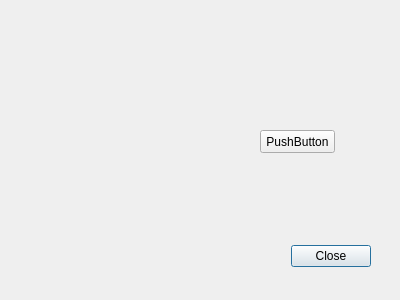
<?xml version="1.0" encoding="UTF-8"?>
<ui version="4.0">
 <class>Ascii</class>
 <widget class="QDialog" name="Ascii">
  <property name="geometry">
   <rect>
    <x>0</x>
    <y>0</y>
    <width>400</width>
    <height>300</height>
   </rect>
  </property>
  <property name="windowTitle">
   <string>Dialog</string>
  </property>
  <widget class="QDialogButtonBox" name="buttonBox">
   <property name="geometry">
    <rect>
     <x>30</x>
     <y>240</y>
     <width>341</width>
     <height>32</height>
    </rect>
   </property>
   <property name="orientation">
    <enum>Qt::Horizontal</enum>
   </property>
   <property name="standardButtons">
    <set>QDialogButtonBox::Close</set>
   </property>
  </widget>
  <widget class="QPushButton" name="pushButton">
   <property name="geometry">
    <rect>
     <x>260</x>
     <y>130</y>
     <width>75</width>
     <height>23</height>
    </rect>
   </property>
   <property name="text">
    <string>PushButton</string>
   </property>
  </widget>
 </widget>
 <resources/>
 <connections>
  <connection>
   <sender>buttonBox</sender>
   <signal>accepted()</signal>
   <receiver>Ascii</receiver>
   <slot>accept()</slot>
   <hints>
    <hint type="sourcelabel">
     <x>248</x>
     <y>254</y>
    </hint>
    <hint type="destinationlabel">
     <x>157</x>
     <y>274</y>
    </hint>
   </hints>
  </connection>
  <connection>
   <sender>buttonBox</sender>
   <signal>rejected()</signal>
   <receiver>Ascii</receiver>
   <slot>reject()</slot>
   <hints>
    <hint type="sourcelabel">
     <x>316</x>
     <y>260</y>
    </hint>
    <hint type="destinationlabel">
     <x>286</x>
     <y>274</y>
    </hint>
   </hints>
  </connection>
 </connections>
</ui>
